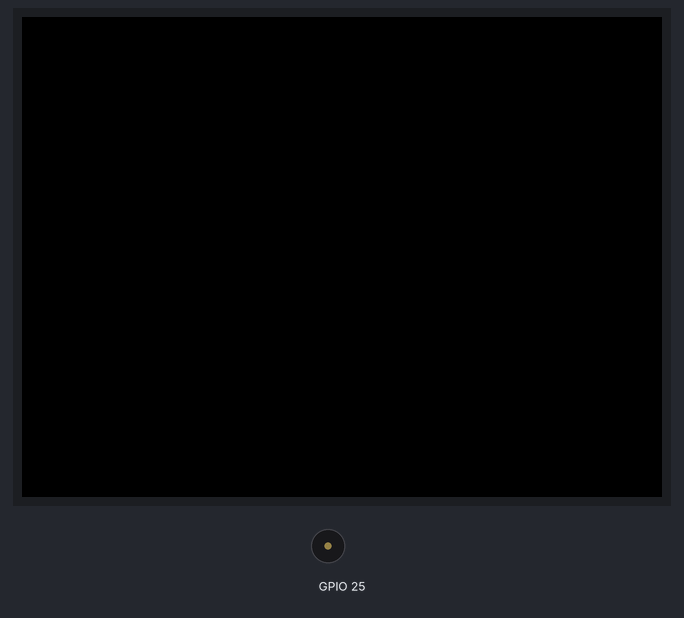
Bench run of a sketch on a simulated ESP32. Shown: 320×240 colour display, buzzer (waves = sounding).

Above: at 0.3 s.
Timing chart, 0 to 1.8 s (numbered marks = the images above):
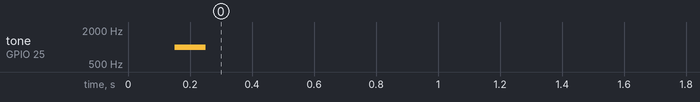

Measured:
- by itself, tone on GPIO 25: silent → 1000 Hz at 0.15 s, → silent 0.10 s later

The sketch:

M5_Speaker_beep.ino
```cpp
#include <M5Stack.h>

void setup() {
    M5.begin();

    M5.Speaker.begin();

    M5.Speaker.setVolume(1);

    M5.Speaker.beep();
}

void loop(){
}
```
